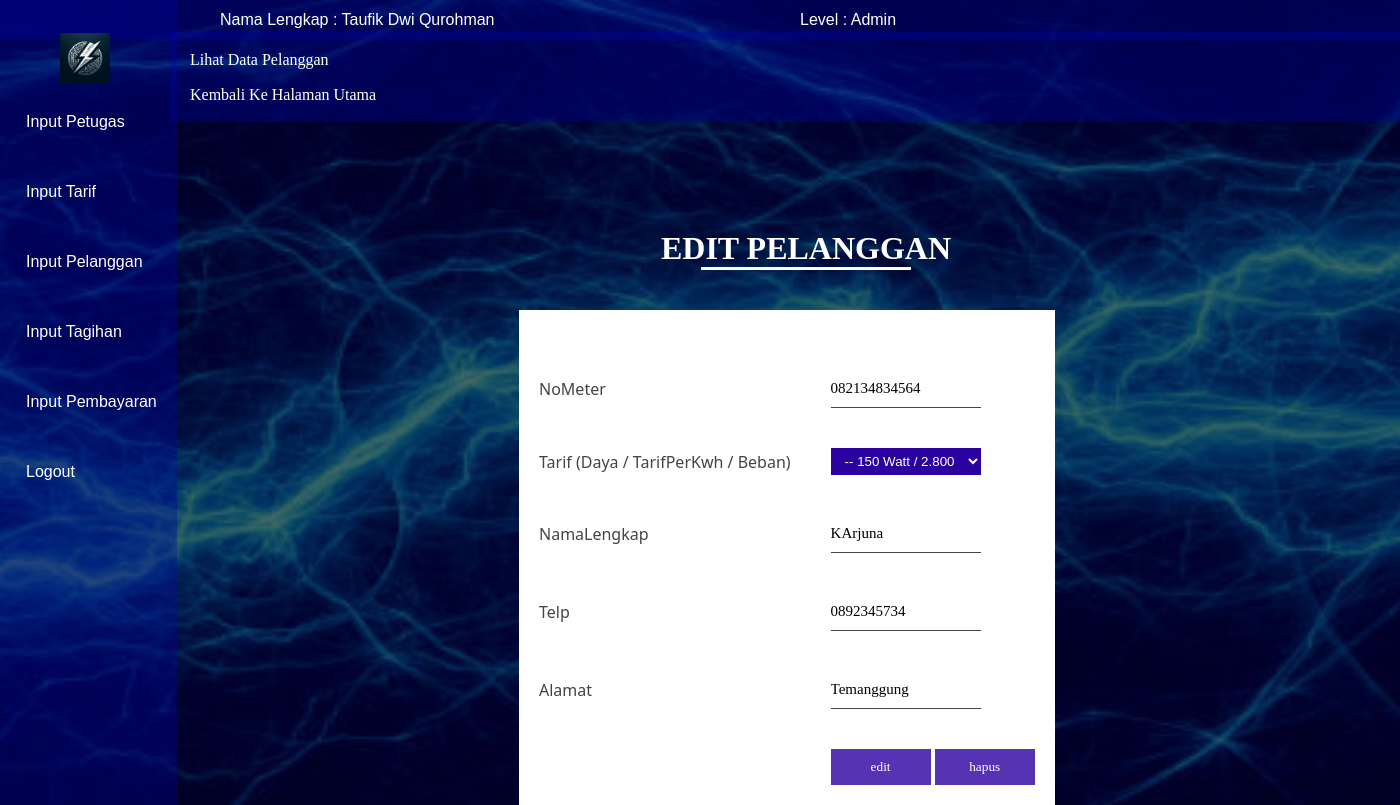
The page /pelanggan/edit-pelanggan.php?kode=7 (signed in) on the database its author committed.
### tables this page shows
CREATE TABLE `tbpelanggan` (
  `KodePelanggan` int(11) NOT NULL,
  `NoPelanggan` varchar(10) NOT NULL,
  `NoMeter` varchar(18) NOT NULL,
  `KodeTarif` int(11) NOT NULL,
  `NamaLengkap` varchar(80) NOT NULL,
  `Telp` varchar(10) NOT NULL,
  `Alamat` varchar(100) NOT NULL
);

### koneksi.php (called while the page is built, shortened)
<?php
$konek = mysqli_connect('localhost','root','','listrik_taufik');
function query($sql){
    global $konek;
    $query = mysqli_query($konek,$sql);
    return $query;
}
function jadiArray($query){
    $hasil = mysqli_fetch_array($query);
    return $hasil;
}
?>

### pelanggan/edit-pelanggan.php (the view, shortened to what this page needs)
<?php
if(isset($_SESSION['Admin']) || isset($_SESSION['Petugas']))
{
    include '../koneksi.php';
    $kode = $_GET['kode'];
    $query = query("select * from tbpelanggan join tbtarif using(KodeTarif) where KodePelanggan='$kode'");
    $hasil = jadiArray($query);
?>
<!DOCTYPE html>
<html lang="en">
<head>
    <link rel="stylesheet" href="../style.css">
</head>
<body>
    <?php include '../navbar.php'; ?>
    <div class="container">
        <center>
            <h1>Edit Pelanggan</h1>
            <hr>
        </center>
        <br>
        <form action="proses-edit-pelanggan.php" method="post">
            <table class="tengahbesar" align="center">
                <tr>
                    <td></td>
                    <td>
                    </td>
                </tr>
                <tr>
                    <td>NoMeter</td>
                    <td>
                        <input value="<?=$hasil['NoMeter'];?>" type="text" name="NoMeter" id="" required>
                    </td>
                </tr>
                <tr>
                    <td>Tarif (Daya / TarifPerKwh / Beban)</td>
                    <td>
                        <select name="KodeTarif" id="">
                            <option value="<?=$hasil['KodeTarif'];?>">
                            --
                            <?=$hasil['Daya'];?> Watt /
                            </option>
                        </select>
                    </td>
                </tr>
                <tr>
                    <td>NamaLengkap</td>
                    <td>
                        <input value="<?=$hasil['NamaLengkap'];?>" type="text" name="NamaLengkap" id="" required>
                    </td>
                </tr>
                <tr>
                    <td>Telp</td>
                    <td>
                        <input value="<?=$hasil['Telp'];?>" type="text" name="Telp" id="" required>
                    </td>
                </tr>
                <tr>
                    <td>Alamat</td>
                    <td>
                        <input value="<?=$hasil['Alamat'];?>" type="text" name="Alamat" id="" required>
                    </td>
                </tr>
                <tr>
                    <td></td>
                    <td>
                        <input type="submit" value="edit" id="">
                        <input type="reset" value="hapus" id="">
                    </td>
                </tr>
            </table>
        </form>
    </div>
    <div class="navbawah">
        <a onclick="return confirm('tidak jadi edit ??');" href="tampil-pelanggan.php">Lihat Data Pelanggan</a>
        <br>
        <a onclick="return confirm('tidak jadi edit ??');" href="../home.php">Kembali Ke Halaman Utama</a>
    </div>
</body>
</html>
<?php
    }
else
{
    echo"<script>
    alert('Anda Tidak Boleh Masuk');
    location.href='../home.php';
    </script>";
}
?>

### style.css (style rules this page uses)
* { margin: 0; padding: 0; }
body { background: linear-gradient(rgba(0, 0, 0, 0.6), rgba(0, 0, 0, 0.6)), url('img/bg2.jpg'); background-position: center; background-repeat: no-repeat; overflow-x: hidden; background-size: 1900px 1200px; background-attachment: fixed; }
input[type="text"] { border: none; background: none; outline: none; padding: 10px 0px; border-bottom: 1px solid #444; width: 150px; font-family: 'Segoue UI'; font-size: 15px; transition: .5s; }
input[type="submit"] { border: none; background: none; outline: none; padding: 10px 0px; background: #2b01a0;; width: 100px; color: #fff; font-family: 'Segoue UI'; opacity: 0.8; transition: .5s; }
input[type="reset"] { font-family: 'Segoue UI'; border: none; background: none; outline: none; padding: 10px 0px; background: #2b01a0;; width: 100px; color: #fff; opacity: 0.8; transition: .5s; }
.container { position: absolute; top: 230px; right: 20px; width: 82%; z-index: -9; }
.container h1 { color: rgb(255, 255, 255); font-family: 'Franklin Gothic'; position: relative; text-transform: uppercase; }
.container hr { width: 210px; text-align: center; border: none; border-bottom: 3px solid rgb(255, 255, 255); }
.container table { border: none; padding: 20px; }
.container table tr { width: 80%; background: #fff; border: none; }
.container table tr td { background: #fff; border: none; padding: 20px; font-family: Segoe UI; color: #444; }
.tengahbesar { position: absolute; top: 80px; left: 25%; border-collapse: collapse; }
select { border: none; outline: none; width: 150px; padding: 5px 10px; background: #2b01a0; color: #fff; }
option { font-family: arial; }
.navbawah { position: absolute; top: 4%; left: 170px; width: 100%; background: #0104ad56; padding: 10px; z-index: -999; }
.navbawah a { width: 100px; color: #fff; line-height: 35px; padding: 10px; text-decoration: none; transition: .5s; }

### rows shown on the page
tbpelanggan: NoMeter "082134834564", NamaLengkap "KArjuna", Telp "0892345734", Alamat "Temanggung"

### other values the page prints
$_SESSION['NamaLengkap'] "Taufik Dwi Qurohman"
